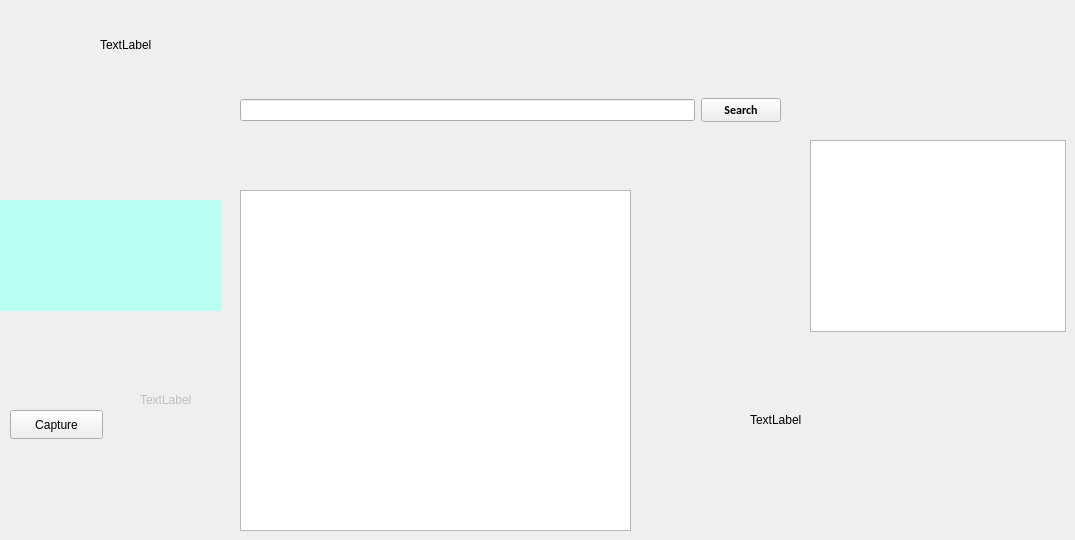
    <widget class="QWidget" name="page_4">
     <widget class="QLabel" name="camicon">
      <property name="geometry">
       <rect>
        <x>100</x>
        <y>20</y>
        <width>171</width>
        <height>51</height>
       </rect>
      </property>
      <property name="text">
       <string>TextLabel</string>
      </property>
      <property name="scaledContents">
       <bool>true</bool>
      </property>
      <property name="openExternalLinks">
       <bool>true</bool>
      </property>
      <property name="textInteractionFlags">
       <set>Qt::LinksAccessibleByKeyboard|Qt::LinksAccessibleByMouse|Qt::TextBrowserInteraction|Qt::TextEditable|Qt::TextEditorInteraction|Qt::TextSelectableByKeyboard|Qt::TextSelectableByMouse</set>
      </property>
     </widget>
     <widget class="QWidget" name="layoutWidget">
      <property name="geometry">
       <rect>
        <x>240</x>
        <y>70</y>
        <width>541</width>
        <height>81</height>
       </rect>
      </property>
      <layout class="QHBoxLayout" name="horizontalLayout_3">
       <item>
        <widget class="QLineEdit" name="SearchLineEdit">
         <property name="text">
          <string/>
         </property>
        </widget>
       </item>
       <item>
        <widget class="QPushButton" name="SearchButton">
         <property name="enabled">
          <bool>true</bool>
         </property>
         <property name="font">
          <font>
           <family>Calibri</family>
           <bold>true</bold>
          </font>
         </property>
         <property name="text">
          <string>Search</string>
         </property>
         <property name="icon">
          <iconset resource="../build-soft-Desktop_Qt_6_6_1_MinGW_64_bit-Debug/debug/qmake_qmake_immediate.qrc">
           <normaloff>:/ressources/chercher.png</normaloff>:/ressources/chercher.png</iconset>
         </property>
         <property name="iconSize">
          <size>
           <width>51</width>
           <height>32</height>
          </size>
         </property>
         <property name="checkable">
          <bool>false</bool>
         </property>
         <property name="autoDefault">
          <bool>false</bool>
         </property>
        </widget>
       </item>
      </layout>
     </widget>
     <widget class="QListView" name="listView">
      <property name="geometry">
       <rect>
        <x>810</x>
        <y>140</y>
        <width>256</width>
        <height>192</height>
       </rect>
      </property>
     </widget>
     <widget class="QListWidget" name="listWidget">
      <property name="geometry">
       <rect>
        <x>240</x>
        <y>190</y>
        <width>391</width>
        <height>341</height>
       </rect>
      </property>
     </widget>
     <widget class="QPushButton" name="Capture">
      <property name="geometry">
       <rect>
        <x>10</x>
        <y>410</y>
        <width>93</width>
        <height>29</height>
       </rect>
      </property>
      <property name="text">
       <string>Capture</string>
      </property>
     </widget>
     <widget class="QLabel" name="msg">
      <property name="enabled">
       <bool>false</bool>
      </property>
      <property name="geometry">
       <rect>
        <x>140</x>
        <y>390</y>
        <width>63</width>
        <height>20</height>
       </rect>
      </property>
      <property name="text">
       <string>TextLabel</string>
      </property>
     </widget>
     <widget class="QLabel" name="lastImagePreviewLabel">
      <property name="geometry">
       <rect>
        <x>-10</x>
        <y>200</y>
        <width>231</width>
        <height>111</height>
       </rect>
      </property>
      <property name="autoFillBackground">
       <bool>false</bool>
      </property>
      <property name="styleSheet">
       <string notr="true">background-color: rgb(184, 255, 241);</string>
      </property>
      <property name="text">
       <string/>
      </property>
     </widget>
     <widget class="QLabel" name="label_10">
      <property name="geometry">
       <rect>
        <x>750</x>
        <y>410</y>
        <width>63</width>
        <height>20</height>
       </rect>
      </property>
      <property name="text">
       <string>TextLabel</string>
      </property>
     </widget>
    </widget>
